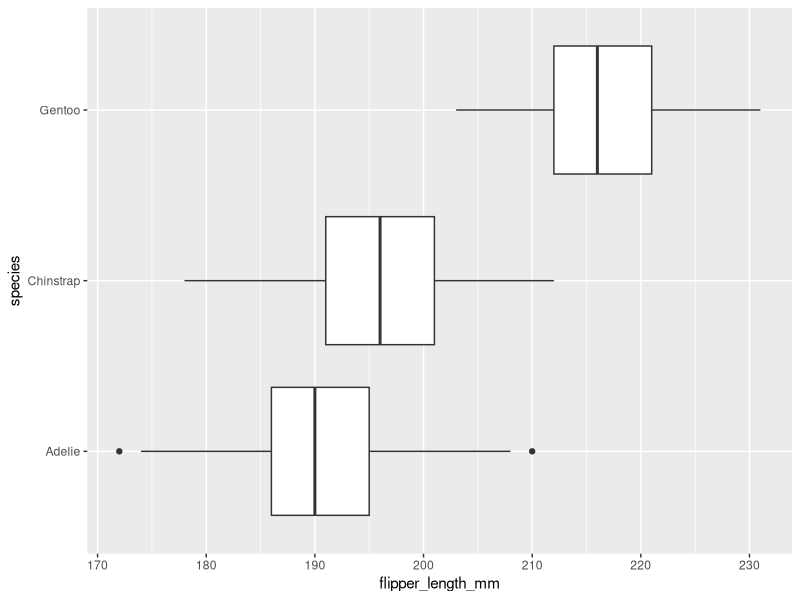
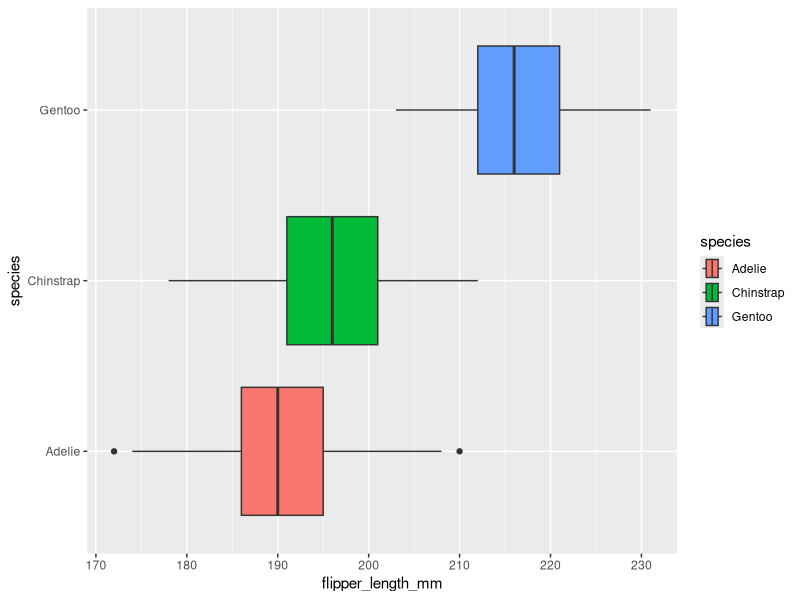
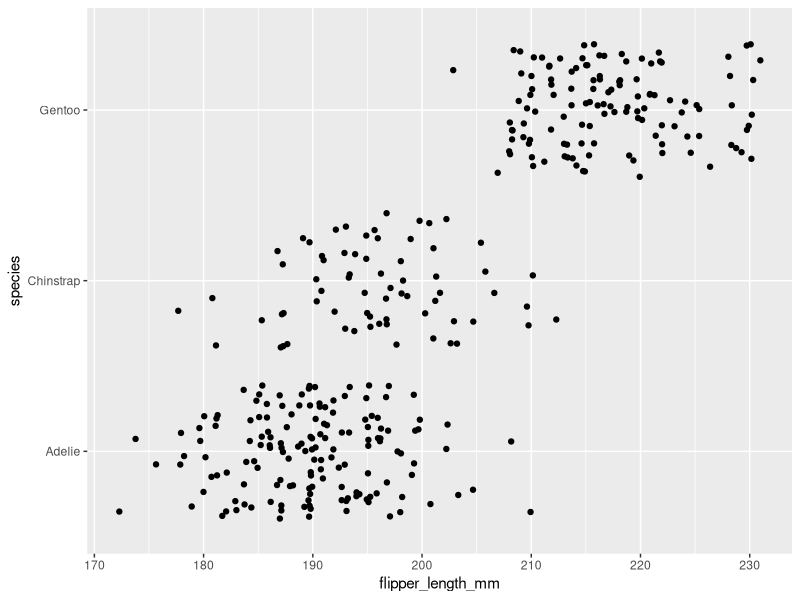

Generate these figures, in order, with R:
## ---- chunk 1
knitr::opts_chunk$set(error = TRUE)
## ---- chunk 2
library(palmerpenguins)
penguins
## ---- chunk 3
library(ggplot2)
## ---- chunk 4
ggplot(data = penguins, mapping = aes(x = flipper_length_mm, y = species)) +
  geom_boxplot()
## ---- chunk 5
ggplot(data = penguins, mapping = aes(x = flipper_length_mm, y = species, fill=species)) +
  geom_boxplot()
## ---- chunk 6
ggplot(data = penguins, mapping = aes(x = flipper_length_mm, y = species), position = jitter) +
  geom_jitter()
## ---- chunk 7

## ---- chunk 8

## ---- chunk 9

## ---- chunk 10

## ---- chunk 11

## ---- chunk 12

## ---- chunk 13

## ---- chunk 14

